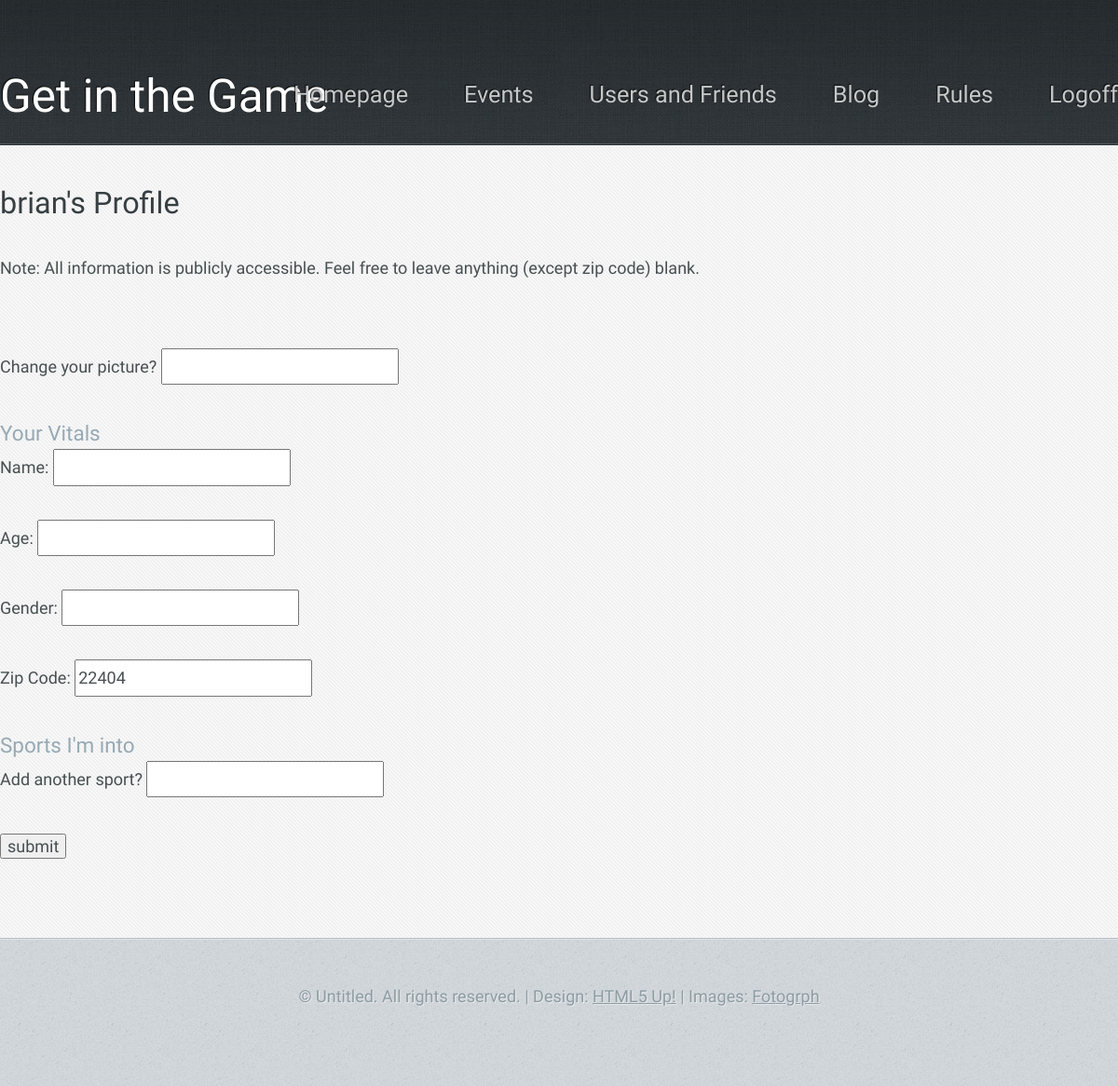
Page /myProfile.php (signed in) on the earlier database version.
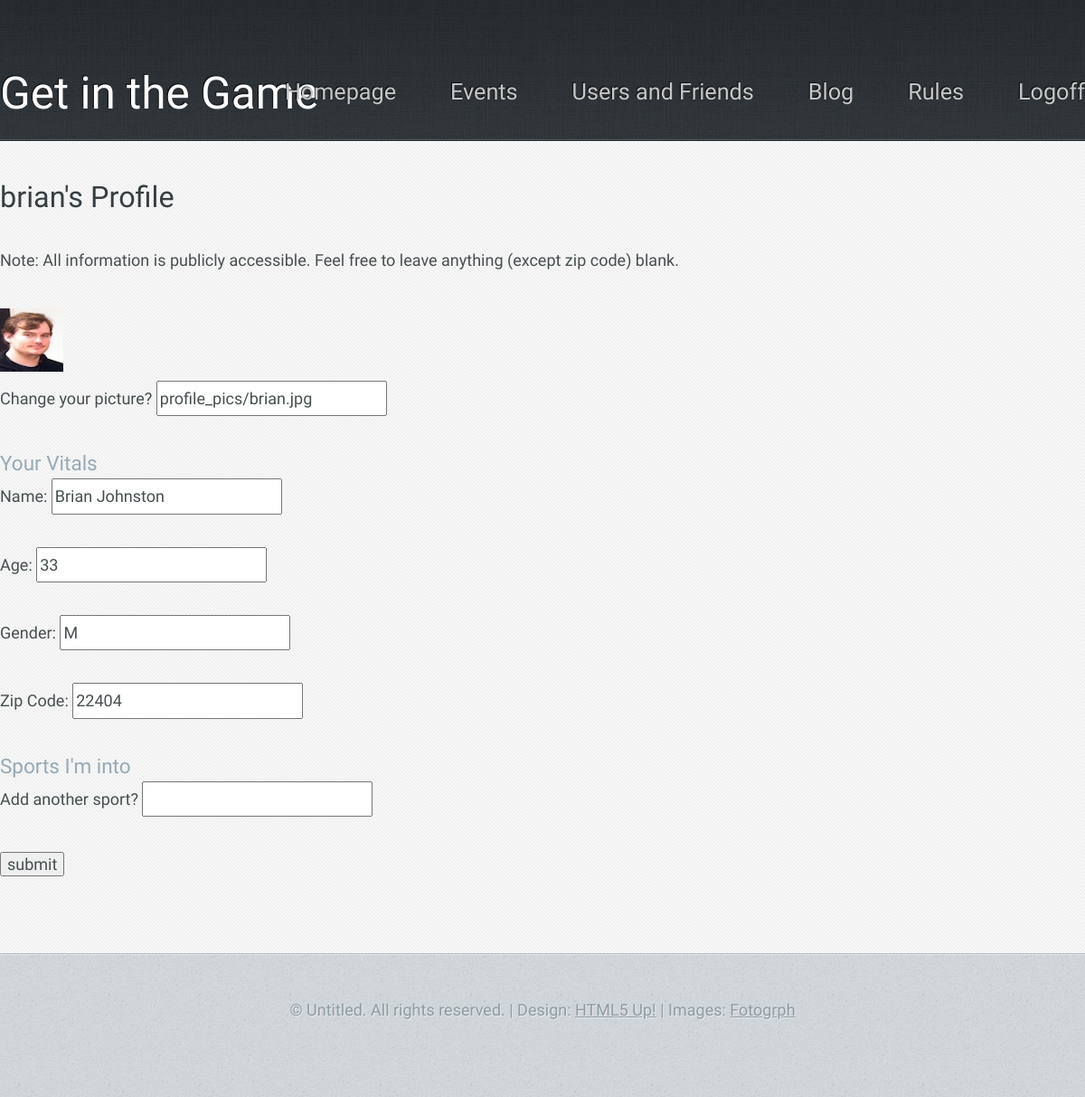
Same page on the later database version.
### tables this page shows
CREATE TABLE IF NOT EXISTS users (
	username VARCHAR(12) NOT NULL,
	password VARCHAR(40) NOT NULL, 
	users_zip VARCHAR(5) NOT NULL,
	name varchar(50),
	age int(3),
	photo varchar(50),
	gender char(1),
	CONSTRAINT us_zips_zip_fk FOREIGN KEY (users_zip) REFERENCES us_zips(zip),
	PRIMARY KEY (username)
);

### php/session_start_loggedin.php (called while the page is built, shortened)
<?php
if (isset($_SESSION['isLoggedIn'])) { $s_isLoggedIn = $_SESSION['isLoggedIn']; }
else { $s_isLoggedIn = false; $hasZip = false;}
if ($s_isLoggedIn) {
	$s_username = $_SESSION['username'];
}
?>

### myProfile.php (the view, shortened to what this page needs)
<?php include 'php/session_start_loggedin.php';?>
<!DOCTYPE HTML>
<html>
<head>
	</head></head>
<body class = "subpage">
			<div id="header-wrapper">
				<header id="header" class="5grid-layout">
					<div class="row">
						<div class="10u">
							<?php include 'php/menu.php'; ?>
						</div>
					</div>
				</header>
			</div>
			<div id="content-wrapper">
				<div id="content">
					<div class="5grid-layout">
						<div class="row">
							<div class="10u">
<?
include 'php/db_connect.php';
$getinfoquery = "SELECT photo, name, age, gender, users_zip FROM users WHERE username = '$s_username'";
$result = mysqli_query($db, $getinfoquery) or die ("Blew up getting your user data, guy.");
$row = $result->fetch_array();
$photo = $row['photo'];
$name = $row['name'];
$age = $row['age'];
$gender = $row['gender'];
$zip = $row['users_zip'];
echo"
	<form name = 'profile' method = 'post'>
		<header><h2>$s_username's Profile</h2></header>
		<p>Note: All information is publicly accessible. Feel free to leave anything (except zip code) blank.</p>
		<img src = '$photo'>
		<p>Change your picture? <input type = 'text' name = 'photo' value = '$photo'></p>
		<h3>Your Vitals</h3>
		<p>Name: <input type = 'text' name = 'name' value = '$name'></p>
		<p>Age: <input type = 'text' name = 'age' value = '$age'></p>
		<p>Gender: <input type = 'text' name = 'gender' value = '$gender'></p>
		<p>Zip Code: <input type 'text' name = 'zip' value = '$zip'></p>
		<h3>Sports I'm into</h3>
";
echo"
		<p>Add another sport? <input type = 'text' name = 'sport' value = ''>
		<p><input type = 'submit' name = 'submit' value = 'submit'></p>
	</form>
";
?>
</div>
						</div>
					</div>
				</div>
			</div>
			<div id="copyright">
				&copy; Untitled. All rights reserved. | Design: <a href="http://html5up.net">HTML5 Up!</a> | Images: <a href="http://fotogrph.com">Fotogrph</a>
			</div>
	</body>
</html>
</body>
</html>

Differences in the rows shown:
changed users: photo: picture added; photo (not shown) → "profile_pics/brian.jpg"; name (not shown) → "Brian Johnston"; age (not shown) → "33"; gender (not shown) → "M"
